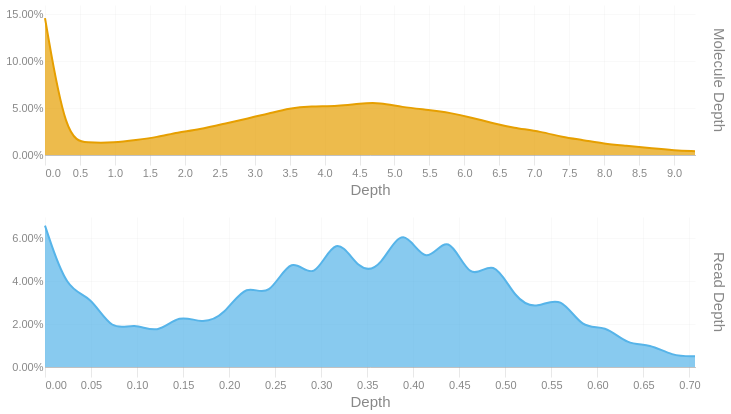

Here is the notebook cell this chart was saved with:
### Code cell
readdep = depth_hist(tb['Read Depth'], q99, 3)
readdep = readdep.with_columns(pl.lit('Read Depth').alias('Metric'))
if not SKIPLR:
    moldep = depth_hist(tb['Molecule Depth'], mol_q99, 1)
    moldep = moldep.with_columns(pl.lit('Molecule Depth').alias('Metric'))
    _hist = pl.concat([readdep, moldep])
    _hist = _hist.filter(pl.col('Proportion') != 0)
    with SafeRender(_hist):
        (
            alt.Chart(_hist)        
            .mark_area(interpolate = "basis")
            .encode(
                x=alt.X('Bin:Q').scale(domainMin=0).axis(alt.Axis(title='Depth')),
                y = alt.Y('Proportion:Q', title = None).axis(format = '.2%'),
                color = alt.Color('Metric:N').legend(None),
                row = alt.Row("Metric:N").header(title = None, labelOrient = 'right'),
                tooltip = [
                    alt.Tooltip("Metric:N", title = "Metric"),
                    alt.Tooltip('Interval:N', title = "Depth Interval"),
                    alt.Tooltip('Proportion:Q', title = "% Alignments").format('.2%')
                ]
            )
            .resolve_scale(x='independent', y='independent')
            .properties(
                height = 150, width = 650,
                usermeta={'embedOptions': {'downloadFileName': f'{samplename}.depth.hist'}}
            )
        ).display()
else:
    readdep = readdep.filter(pl.col('Proportion') != 0)
    with SafeRender(readdep):
        (
            alt.Chart(readdep)        
            .mark_area(interpolate = "basis")
            .encode(
                x=alt.X('Bin:Q').scale(domainMin=0).axis(alt.Axis(title='Depth')),
                y = alt.Y('Proportion:Q', title = None).axis(format = '.2%'),
                tooltip = [
                    alt.Tooltip('Interval:N', title = "Depth Interval"),
                    alt.Tooltip('Proportion:Q', title = "% Alignments").format('.2%')
                ]
            )
            .properties(
                usermeta={'embedOptions': {'downloadFileName': f'{samplename}.depth.hist'}}
            )
        ).display()

### Figure 1 — Vega-Lite specification as saved in the notebook (floating-point values rounded to 4 significant figures)
{"width": 650, "height": 150, "config": {"title": {"anchor": "start", "dy": -15, "fontSize": 18, "color": "#888888", "subtitleColor": "#888888", "subtitleFontSize": 14}, "arc": {"fill": "#0072B2"}, "axis": {"domainColor": "#888888", "domainWidth": 0.5, "gridWidth": 0.2, "grid": false, "titleFontWeight": 400, "titleFontSize": 15, "labelFontSize": 11, "labelColor": "#888888", "tickColor": "#888888", "tickWidth": 0.2, "titleColor": "#888888"}, "axisBand": {"grid": false}, "axisX": {"grid": true, "tickSize": 10, "domainCap": "round"}, "axisY": {"domain": false, "grid": true, "tickSize": 0, "domainCap": "round"}, "background": "transparent", "header": {"labelFontSize": 15, "labelColor": "#888888", "titleFontSize": 15, "titleFontWeight": 600, "titleColor": "#888888"}, "legend": {"labelFont": "sans-serif", "labelFontSize": 12, "labelColor": "#888888", "symbolSize": 100, "symbolType": "circle", "titleFontSize": 12, "titlePadding": 10, "titleColor": "#888888", "title": null}, "range": {"category": ["#E69F00", "#56B4E9", "#009E73", "#F0E442", "#0072B2", "#D55E00", "#CC79A7", "#000000"], "diverging": ["#cfe8f3", "#a2d4ec", "#73bfe2", "#46abdb", "#1696d2", "#12719e"]}, "area": {"fill": "#0072B2", "fillOpacity": 0.7, "line": true, "strokeOpacity": 0.7}, "line": {"color": "#0072B2", "stroke": "#0072B2", "strokeWidth": 2}, "trail": {"color": "#0072B2", "stroke": "#0072B2", "strokeWidth": 0, "size": 1}, "point": {"filled": true, "fillOpacity": 1.0, "size": 95}, "text": {"color": "#888888", "fontSize": 11, "align": "right", "fontWeight": 400, "size": 11}, "bar": {"fill": "#0072B2", "stroke": null}, "view": {"stroke": null, "continuousWidth": 660, "continuousHeight": 400}}, "data": {"name": "data-644a4ccfdf187cb08d12d47c7429c46e"}, "mark": {"type": "area", "interpolate": "basis"}, "encoding": {"color": {"field": "Metric", "legend": null, "type": "nominal"}, "row": {"field": "Metric", "header": {"title": null, "labelOrient": "right"}, "type": "nominal"}, "tooltip": [{"field": "Metric", "title": "Metric", "type": "nominal"}, {"field": "Interval", "title": "Depth Interval", "type": "nominal"}, {"field": "Proportion", "format": ".2%", "title": "% Alignments", "type": "quantitative"}], "x": {"axis": {"title": "Depth"}, "field": "Bin", "scale": {"domainMin": 0}, "type": "quantitative"}, "y": {"axis": {"format": ".2%"}, "field": "Proportion", "title": null, "type": "quantitative"}}, "resolve": {"scale": {"x": "independent", "y": "independent"}}, "usermeta": {"embedOptions": {"downloadFileName": "TF26LRJL0003_5B_10484332_23Y22YLT4_L7.depth.hist"}}, "$schema": "https://vega.github.io/schema/vega-lite/v6.4.1.json", "datasets": {"data-644a4ccfdf187cb08d12d47c7429c46e": [{"Bin": 0.0, "Interval": "0.0-0.024", "Proportion": 0.066, "Metric": "Read Depth"}, {"Bin": 0.024, "Interval": "0.024-0.049", "Proportion": 0.035, "Metric": "Read Depth"}, {"Bin": 0.049, "Interval": "0.049-0.073", "Proportion": 0.034, "Metric": "Read Depth"}, {"Bin": 0.073, "Interval": "0.073-0.097", "Proportion": 0.016, "Metric": "Read Depth"}, {"Bin": 0.097, "Interval": "0.097-0.122", "Proportion": 0.021, "Metric": "Read Depth"}, {"Bin": 0.122, "Interval": "0.122-0.146", "Proportion": 0.015, "Metric": "Read Depth"}, {"Bin": 0.146, "Interval": "0.146-0.17", "Proportion": 0.025, "Metric": "Read Depth"}, {"Bin": 0.17, "Interval": "0.17-0.195", "Proportion": 0.02, "Metric": "Read Depth"}, {"Bin": 0.195, "Interval": "0.195-0.219", "Proportion": 0.024, "Metric": "Read Depth"}, {"Bin": 0.219, "Interval": "0.219-0.243", "Proportion": 0.04, "Metric": "Read Depth"}, {"Bin": 0.243, "Interval": "0.243-0.268", "Proportion": 0.031, "Metric": "Read Depth"}, {"Bin": 0.268, "Interval": "0.268-0.292", "Proportion": 0.054, "Metric": "Read Depth"}, {"Bin": 0.292, "Interval": "0.292-0.316", "Proportion": 0.038, "Metric": "Read Depth"}, {"Bin": 0.316, "Interval": "0.316-0.341", "Proportion": 0.064, "Metric": "Read Depth"}, {"Bin": 0.341, "Interval": "0.341-0.365", "Proportion": 0.044, "Metric": "Read Depth"}, {"Bin": 0.365, "Interval": "0.365-0.389", "Proportion": 0.046, "Metric": "Read Depth"}, {"Bin": 0.389, "Interval": "0.389-0.414", "Proportion": 0.068, "Metric": "Read Depth"}, {"Bin": 0.414, "Interval": "0.414-0.438", "Proportion": 0.045, "Metric": "Read Depth"}, {"Bin": 0.438, "Interval": "0.438-0.462", "Proportion": 0.065, "Metric": "Read Depth"}, {"Bin": 0.462, "Interval": "0.462-0.487", "Proportion": 0.038, "Metric": "Read Depth"}, {"Bin": 0.487, "Interval": "0.487-0.511", "Proportion": 0.052, "Metric": "Read Depth"}, {"Bin": 0.511, "Interval": "0.511-0.535", "Proportion": 0.031, "Metric": "Read Depth"}, {"Bin": 0.535, "Interval": "0.535-0.56", "Proportion": 0.027, "Metric": "Read Depth"}, {"Bin": 0.56, "Interval": "0.56-0.584", "Proportion": 0.034, "Metric": "Read Depth"}, {"Bin": 0.584, "Interval": "0.584-0.608", "Proportion": 0.017, "Metric": "Read Depth"}, {"Bin": 0.608, "Interval": "0.608-0.633", "Proportion": 0.02, "Metric": "Read Depth"}, {"Bin": 0.633, "Interval": "0.633-0.657", "Proportion": 0.01, "Metric": "Read Depth"}, {"Bin": 0.657, "Interval": "0.657-0.681", "Proportion": 0.011, "Metric": "Read Depth"}, {"Bin": 0.681, "Interval": "0.681-0.706", "Proportion": 0.005, "Metric": "Read Depth"}, {"Bin": 0.706, "Interval": "0.706-0.73", "Proportion": 0.005, "Metric": "Read Depth"}, {"Bin": 0.0, "Interval": "0.0-0.3", "Proportion": 0.146, "Metric": "Molecule Depth"}, {"Bin": 0.3, "Interval": "0.3-0.6", "Proportion": 0.016, "Metric": "Molecule Depth"}, {"Bin": 0.6, "Interval": "0.6-1.0", "Proportion": 0.013, "Metric": "Molecule Depth"}, {"Bin": 1.0, "Interval": "1.0-1.3", "Proportion": 0.013, "Metric": "Molecule Depth"}, {"Bin": 1.3, "Interval": "1.3-1.6", "Proportion": 0.016, "Metric": "Molecule Depth"}, {"Bin": 1.6, "Interval": "1.6-1.9", "Proportion": 0.019, "Metric": "Molecule Depth"}, {"Bin": 1.9, "Interval": "1.9-2.2", "Proportion": 0.024, "Metric": "Molecule Depth"}, {"Bin": 2.2, "Interval": "2.2-2.6", "Proportion": 0.027, "Metric": "Molecule Depth"}, {"Bin": 2.6, "Interval": "2.6-2.9", "Proportion": 0.034, "Metric": "Molecule Depth"}, {"Bin": 2.9, "Interval": "2.9-3.2", "Proportion": 0.039, "Metric": "Molecule Depth"}, {"Bin": 3.2, "Interval": "3.2-3.5", "Proportion": 0.044, "Metric": "Molecule Depth"}, {"Bin": 3.5, "Interval": "3.5-3.8", "Proportion": 0.05, "Metric": "Molecule Depth"}, {"Bin": 3.8, "Interval": "3.8-4.2", "Proportion": 0.052, "Metric": "Molecule Depth"}, {"Bin": 4.2, "Interval": "4.2-4.5", "Proportion": 0.052, "Metric": "Molecule Depth"}, {"Bin": 4.5, "Interval": "4.5-4.8", "Proportion": 0.055, "Metric": "Molecule Depth"}, {"Bin": 4.8, "Interval": "4.8-5.1", "Proportion": 0.056, "Metric": "Molecule Depth"}, {"Bin": 5.1, "Interval": "5.1-5.5", "Proportion": 0.051, "Metric": "Molecule Depth"}, {"Bin": 5.5, "Interval": "5.5-5.8", "Proportion": 0.048, "Metric": "Molecule Depth"}, {"Bin": 5.8, "Interval": "5.8-6.1", "Proportion": 0.045, "Metric": "Molecule Depth"}, {"Bin": 6.1, "Interval": "6.1-6.4", "Proportion": 0.04, "Metric": "Molecule Depth"}, {"Bin": 6.4, "Interval": "6.4-6.7", "Proportion": 0.034, "Metric": "Molecule Depth"}, {"Bin": 6.7, "Interval": "6.7-7.1", "Proportion": 0.029, "Metric": "Molecule Depth"}, {"Bin": 7.1, "Interval": "7.1-7.4", "Proportion": 0.025, "Metric": "Molecule Depth"}, {"Bin": 7.4, "Interval": "7.4-7.7", "Proportion": 0.019, "Metric": "Molecule Depth"}, {"Bin": 7.7, "Interval": "7.7-8.0", "Proportion": 0.016, "Metric": "Molecule Depth"}, {"Bin": 8.0, "Interval": "8.0-8.3", "Proportion": 0.012, "Metric": "Molecule Depth"}, {"Bin": 8.3, "Interval": "8.3-8.7", "Proportion": 0.01, "Metric": "Molecule Depth"}, {"Bin": 8.7, "Interval": "8.7-9.0", "Proportion": 0.007, "Metric": "Molecule Depth"}, {"Bin": 9.0, "Interval": "9.0-9.3", "Proportion": 0.005, "Metric": "Molecule Depth"}, {"Bin": 9.3, "Interval": "9.3-9.62", "Proportion": 0.004, "Metric": "Molecule Depth"}]}}
